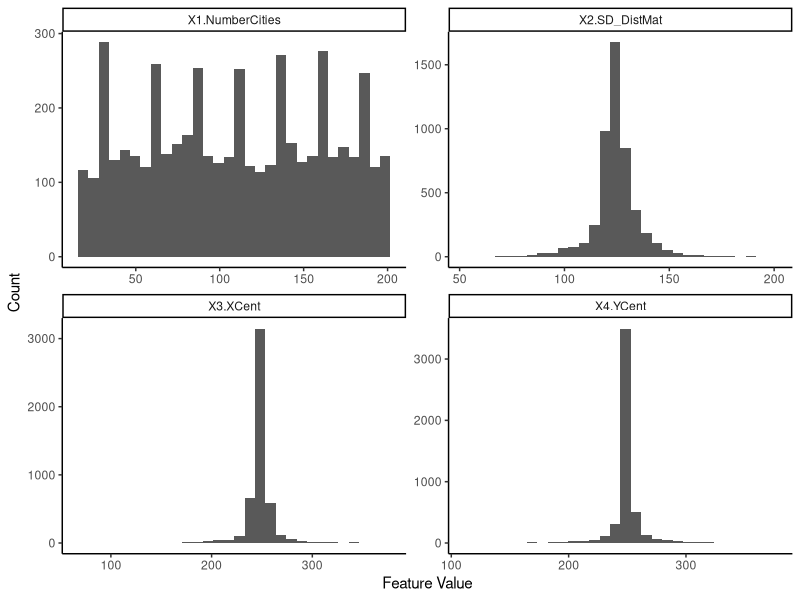
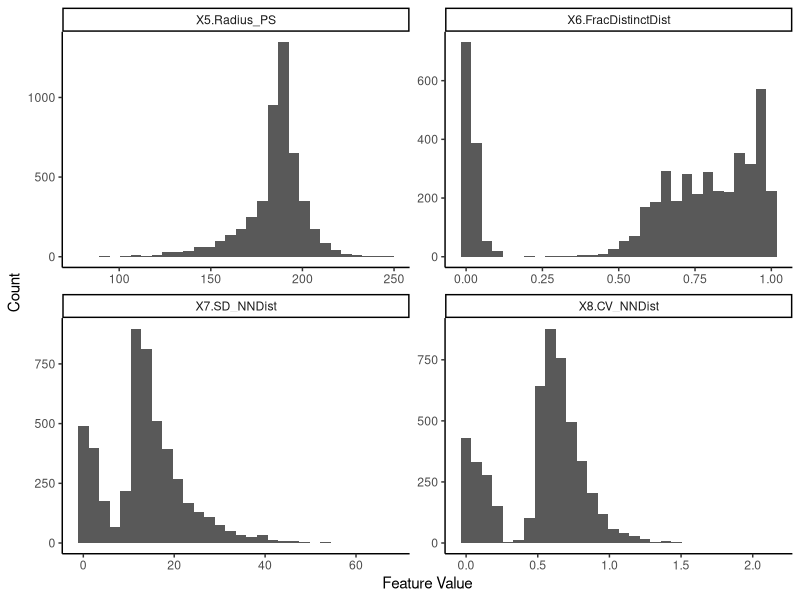
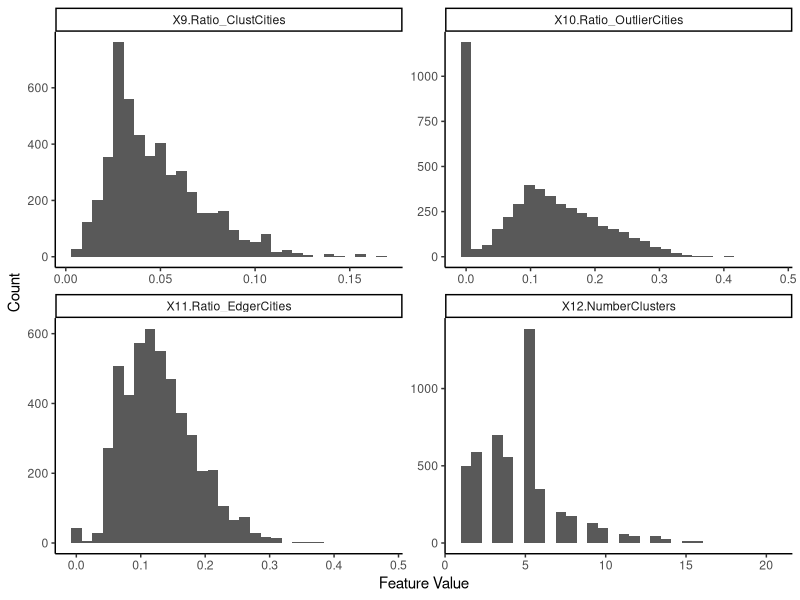
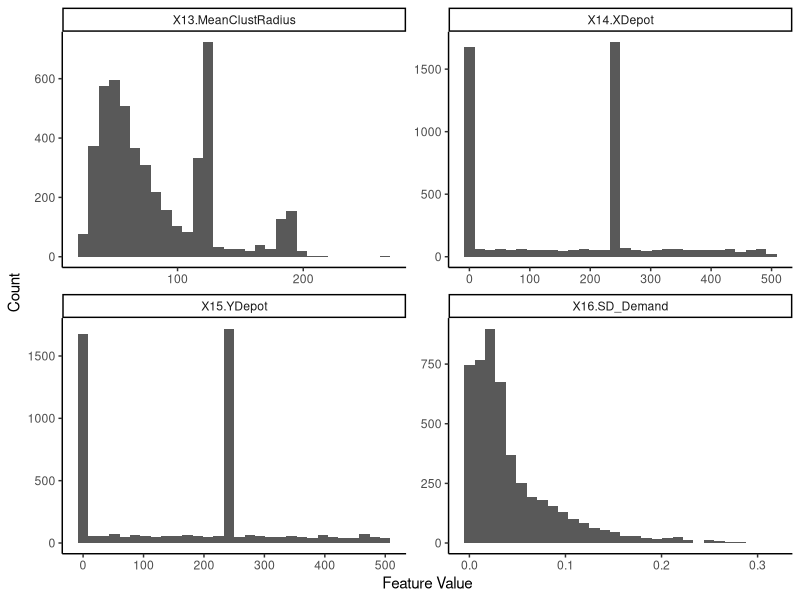
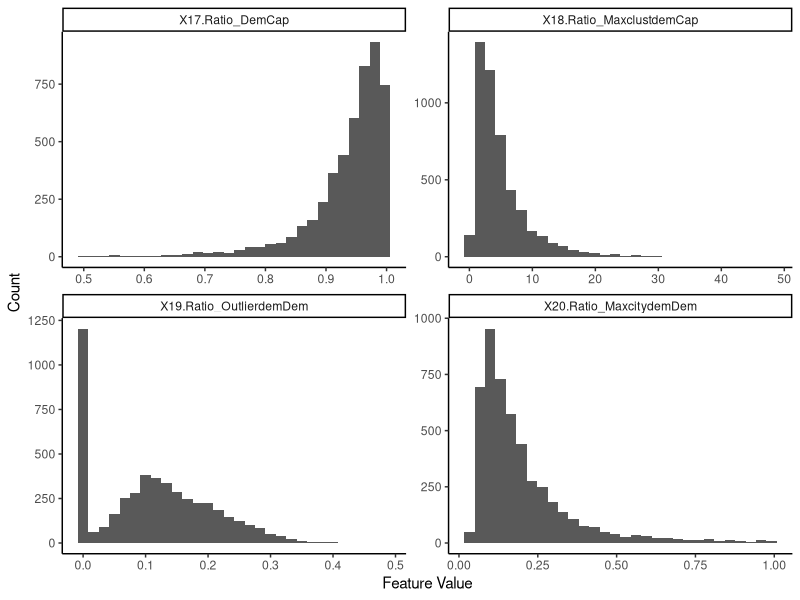
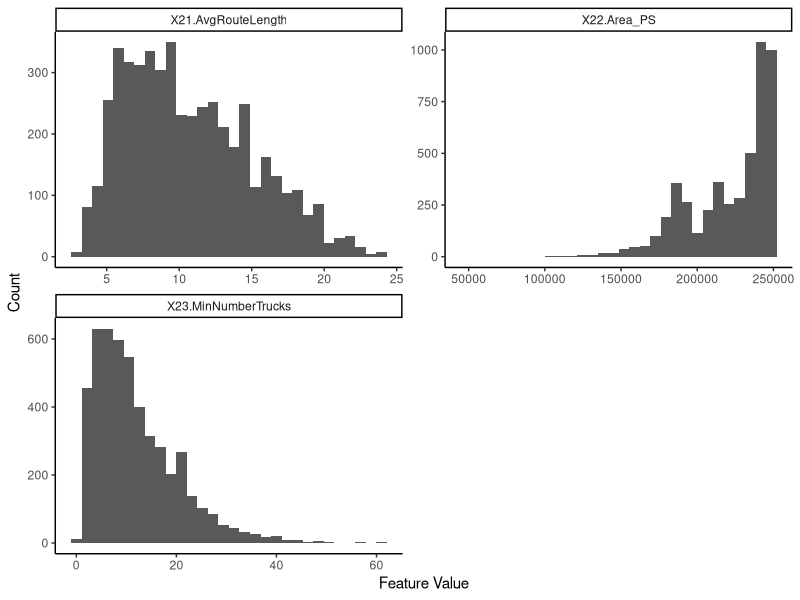
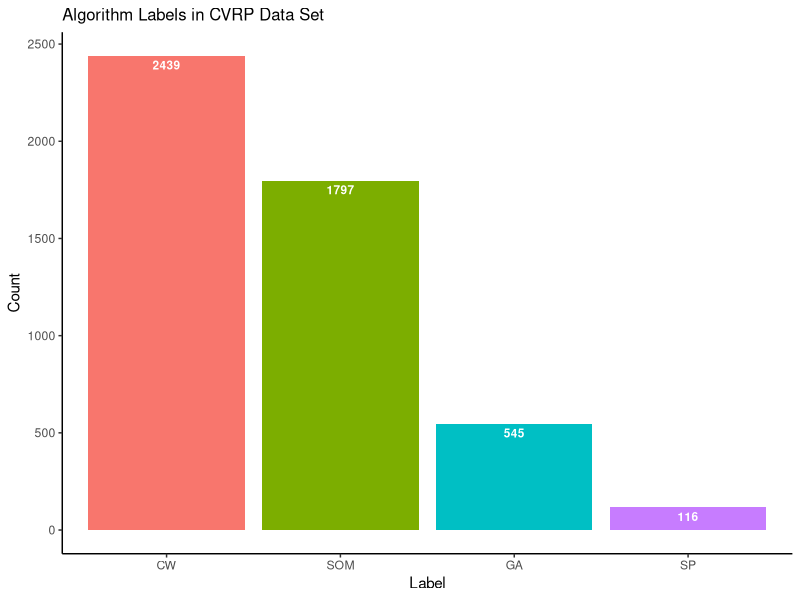
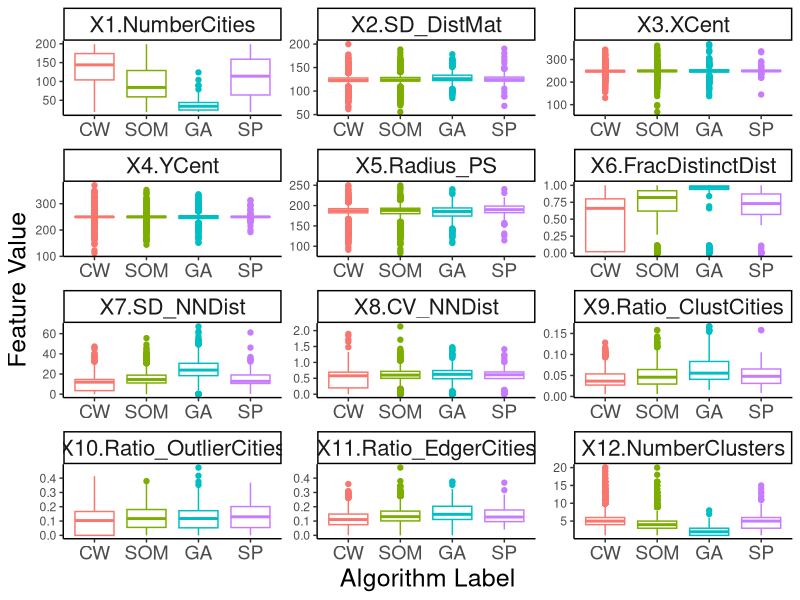

Write R code to recreate these figures, in order.
## ---- chunk 1
library(tidyverse)
library(reshape2)
cvrp <- read.csv(file="Data/CVRP_dataset.csv")
## ---- chunk 2
################### Create Histogram of all Features in the CVRP dataset ################

# Features 1 - 4
d <- melt(cvrp[c(7:10)])
ggplot(data = d, mapping = aes(x = value)) + 
  facet_wrap(~variable, scales = 'free') +
  geom_histogram() + 
  labs(x = 'Feature Value', y = 'Count') + #, title = 'Histograms of Features 1 - 4') +
  theme_classic()+
  theme(plot.title = element_text(hjust = 0.5))

## ---- chunk 3
# Features 5 - 8
d <- melt(cvrp[c(11:14)])
ggplot(data = d, mapping = aes(x = value)) + 
  facet_wrap(~variable, scales = 'free') +
  geom_histogram() + 
  labs(x = 'Feature Value', y = 'Count') + #, title = 'Histograms of Features 5 - 8') +
  theme_classic()+
  theme(plot.title = element_text(hjust = 0.5))

## ---- chunk 4
df.cor = cor(cvrp[12:14])
df.cor
## ---- chunk 5
# Features 9 - 12
d <- melt(cvrp[c(15:18)])
ggplot(data = d, mapping = aes(x = value)) + 
  facet_wrap(~variable, scales = 'free') +
  geom_histogram() + 
  labs(x = 'Feature Value', y = 'Count') + #, title = 'Histograms of Features 9 - 12') +
  theme_classic()+
  theme(plot.title = element_text(hjust = 0.5))

## ---- chunk 6
df = cvrp %>%
  group_by(CtyModule) %>%
  filter(X12.NumberClusters == 5) %>%
  summarise(Count_5Clust = sum(X12.NumberClusters)/5)
## ---- chunk 7
# Features 13 - 16
d <- melt(cvrp[c(19:22)])
ggplot(data = d, mapping = aes(x = value)) + 
  facet_wrap(~variable, scales = 'free') +
  geom_histogram() + 
  labs(x = 'Feature Value', y = 'Count') + #, title = 'Histograms of Features 13 - 16') +
  theme_classic()+
  theme(plot.title = element_text(hjust = 0.5))

## ---- chunk 8
# Features 17 - 20
d <- melt(cvrp[c(23:26)])
ggplot(data = d, mapping = aes(x = value)) + 
  facet_wrap(~variable, scales = 'free') +
  geom_histogram() + 
  labs(x = 'Feature Value', y = 'Count') + #, title = 'Histograms of Features 17 - 20') +
  theme_classic()+
  theme(plot.title = element_text(hjust = 0.5))

## ---- chunk 9
df = cvrp %>%
  filter(X19.Ratio_OutlierdemDem == 0) %>%
  count(CtyModule)

df$CtyModule[which.max(df$n)]
max(df$n)/sum(df$n)
## ---- chunk 10
# Features 21 - 23
d <- melt(cvrp[c(27:29)])
ggplot(data = d, mapping = aes(x = value)) + 
  facet_wrap(~variable, scales = 'free', nrow = 2) +
  geom_histogram() + 
  labs(x = 'Feature Value', y = 'Count') + #, title = 'Histograms of Features 21 - 23') +
  theme_classic()+
  theme(plot.title = element_text(hjust = 0.5))
## ---- chunk 11
############ Create Descending Histogram of 'Label' in CVRP dataset######################

# summary table of labels
counts = cvrp %>%
  group_by(Label) %>%
  summarize(counts = length(Label))


# get Label in descending order based upon its count value
counts$Label = factor(counts$Label,                                   
                      levels = counts$Label[order(counts$counts, decreasing = TRUE)])
  
# create Histogram
ggplot(data = counts, mapping = aes(x = Label, y = counts, fill = Label)) + 
  geom_bar(stat = 'identity')+
  labs(x = 'Label', y = 'Count', title = 'Algorithm Labels in CVRP Data Set')+
  geom_text(aes(label = counts), vjust = 1.5, color = 'white', fontface = 'bold', size=3)+
  theme_classic() + 
  theme(plot.title = element_text(size=12))+
  theme(legend.position = 'none')
## ---- chunk 12

#list of vectors for feature columns to make
features_list = list(c(7:18),c(19:29))#c(7:18), c(11:14), c(15:18), c(19:22), c(23:26), c(27:29))
box_plots = list()

for (features in features_list) {

  # put cvrp data into long format for ggplot
  cvrp_long = melt(data = cvrp, id.vars = c(features, 34), measure.vars = features,
                   variable.name = 'Feature', value.name = 'Value')

  # put Label in same order as the bar chart
  cvrp_long$Label = factor(cvrp_long$Label,
                        levels = c('CW', 'SOM', 'GA', 'SP'))

    # generate/print the plots for
  print(
    ggplot(data = cvrp_long, mapping = aes(x = Label, y = Value, color = Label)) +
    facet_wrap(~Feature, scales = 'free', nrow = 5, ncol = 3) +
    geom_boxplot() +
    labs(x = 'Algorithm Label', y = 'Feature Value') + #, title = 'Histograms of Features 21 - 23') +
    theme_classic()+
    theme(axis.title = element_text(size = 18), strip.text = element_text(size=16),
          axis.text.x = element_text(size = 14), legend.position = 'none')
    )
  }

